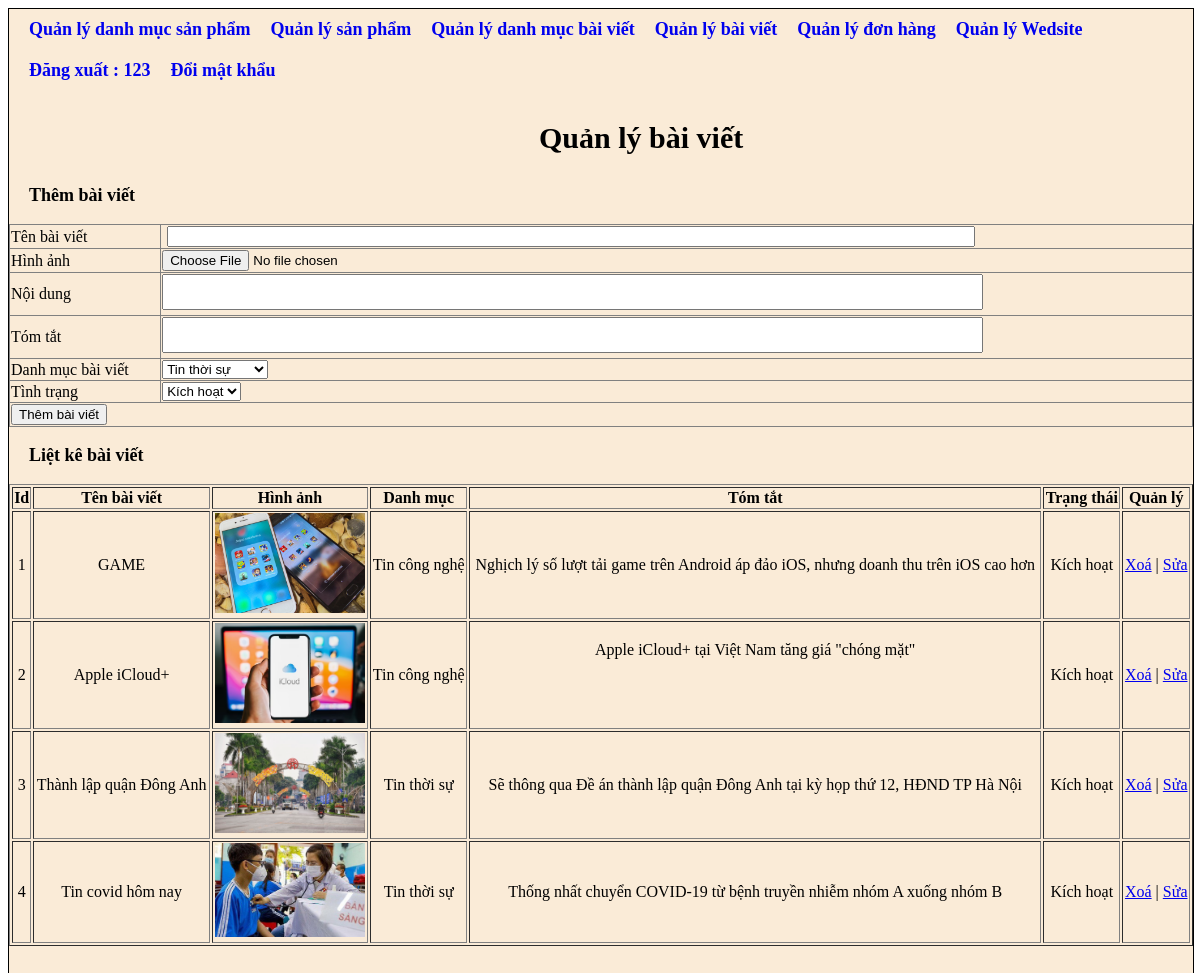
Page /wedbanhang/admincp/index.php?action=quanlybaiviet&query=them (signed in) on the committed database.
### tables this page shows
CREATE TABLE `tbl_baiviet` (
  `id_baiviet` int(11) NOT NULL,
  `tenbaiviet` varchar(255) NOT NULL,
  `tomtat` longtext NOT NULL,
  `noidung` longtext NOT NULL,
  `id_danhmucbaiviet` int(11) NOT NULL,
  `tinhtrang` int(11) NOT NULL,
  `hinhanh` varchar(255) NOT NULL
);

CREATE TABLE `tbl_danhmucbaiviet` (
  `id_danhmucbaiviet` int(11) NOT NULL,
  `tendanhmuc_baiviet` varchar(255) NOT NULL,
  `thutu` int(11) NOT NULL
);

### wedbanhang/admincp/lietkebaiviet.php (the view)
<?php
    $sql_lietke_baiviet = "SELECT * FROM tbl_baiviet,tbl_danhmucbaiviet
    WHERE tbl_baiviet.id_danhmucbaiviet=tbl_danhmucbaiviet.id_danhmucbaiviet
    ORDER BY  tbl_baiviet.id_baiviet DESC";
    $query_lietke_baiviet = mysqli_query($mysqli,$sql_lietke_baiviet);
?>
<p style="font-size: 18px;
    font-weight: bold;padding-left:20px">Liệt kê bài viết</p>
<table style="width:100%;text-align:center" border="1" style="border-collapse:collapse">
  <tr>
    <th>Id</th>
    <th>Tên bài viết</th>
    <th>Hình ảnh</th>
    <th>Danh mục</th>
    <th>Tóm tắt</th>
    <th>Trạng thái</th>
    <th>Quản lý</th>
  </tr>
    <?php
    $i = 0;
    while($row = mysqli_fetch_array($query_lietke_baiviet)){
        $i++;
    ?>
  <tr>
    <td><?php echo $i ?></td>
    <td><?php echo $row['tenbaiviet'] ?></td>
    <td><img src="uploadsbaiviet/<?php echo $row['hinhanh'] ?> " width="150px"></td>
    <td><?php echo $row['tendanhmuc_baiviet'] ?></td>
    <td><?php echo $row['tomtat'] ?></td>
    <td><?php if($row['tinhtrang']==1){
        echo 'Kích hoạt';
      }else{
        echo 'Ẩn';
      }
    ?></td>
    <td>
        <a href="xulybaiviet.php?idbaiviet=<?php echo $row['id_baiviet']?>">Xoá</a> |
        <a href="?action=quanlybaiviet&query=sua&idbaiviet=<?php echo $row['id_baiviet']?>">Sửa</a>
    </td>
  </tr>
    <?php
    }
    ?>
</table>

### rows in the picture
tbl_baiviet: tenbaiviet "GAME", hinhanh (picture), id_danhmucbaiviet.tendanhmuc_baiviet "Tin công nghệ", tomtat "Nghịch lý số lượt tải game trên Android áp đảo iOS, nhưng doanh thu trên iOS cao hơn", tinhtrang "Kích hoạt"
tbl_baiviet: tenbaiviet "Apple iCloud+", hinhanh (picture), id_danhmucbaiviet.tendanhmuc_baiviet "Tin công nghệ", tomtat "Apple iCloud+ tại Việt Nam tăng giá \"chóng mặt\"", tinhtrang "Kích hoạt"
tbl_baiviet: tenbaiviet "Thành lập quận Đông Anh", hinhanh (picture), id_danhmucbaiviet.tendanhmuc_baiviet "Tin thời sự", tomtat "Sẽ thông qua Đề án thành lập quận Đông Anh tại kỳ họp thứ 12, HĐND TP Hà Nội", tinhtrang "Kích hoạt"
tbl_baiviet: tenbaiviet "Tin covid hôm nay", hinhanh (picture), id_danhmucbaiviet.tendanhmuc_baiviet "Tin thời sự", tomtat "Thống nhất chuyển COVID-19 từ bệnh truyền nhiễm nhóm A xuống nhóm B", tinhtrang "Kích hoạt"

### other values in the picture
$_SESSION['dangnhap'] "123"
form field iddanhmuc "Tin thời sự"
